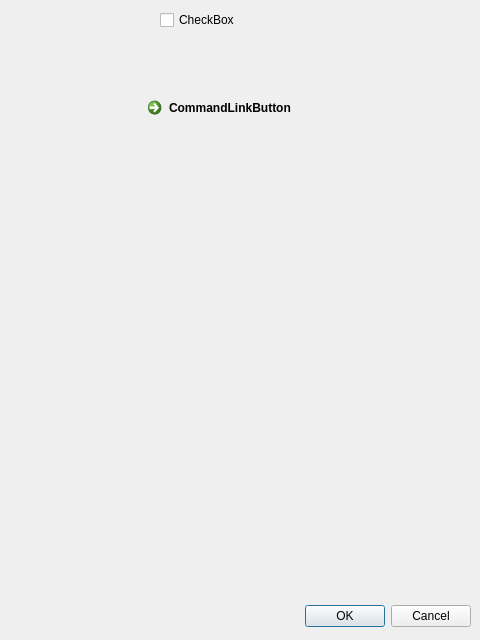
<?xml version="1.0" encoding="UTF-8"?>
<ui version="4.0">
 <class>Dialog</class>
 <widget class="QDialog" name="Dialog">
  <property name="geometry">
   <rect>
    <x>0</x>
    <y>0</y>
    <width>480</width>
    <height>640</height>
   </rect>
  </property>
  <property name="windowTitle">
   <string>Dialog</string>
  </property>
  <widget class="QDialogButtonBox" name="buttonBox">
   <property name="geometry">
    <rect>
     <x>10</x>
     <y>600</y>
     <width>461</width>
     <height>32</height>
    </rect>
   </property>
   <property name="orientation">
    <enum>Qt::Horizontal</enum>
   </property>
   <property name="standardButtons">
    <set>QDialogButtonBox::Cancel|QDialogButtonBox::Ok</set>
   </property>
  </widget>
  <widget class="QCheckBox" name="checkBox">
   <property name="geometry">
    <rect>
     <x>160</x>
     <y>10</y>
     <width>87</width>
     <height>20</height>
    </rect>
   </property>
   <property name="text">
    <string>CheckBox</string>
   </property>
   <property name="tristate">
    <bool>false</bool>
   </property>
  </widget>
  <widget class="QCommandLinkButton" name="commandLinkButton">
   <property name="geometry">
    <rect>
     <x>140</x>
     <y>90</y>
     <width>193</width>
     <height>41</height>
    </rect>
   </property>
   <property name="text">
    <string>CommandLinkButton</string>
   </property>
  </widget>
 </widget>
 <resources/>
 <connections>
  <connection>
   <sender>buttonBox</sender>
   <signal>accepted()</signal>
   <receiver>Dialog</receiver>
   <slot>accept()</slot>
   <hints>
    <hint type="sourcelabel">
     <x>248</x>
     <y>254</y>
    </hint>
    <hint type="destinationlabel">
     <x>157</x>
     <y>274</y>
    </hint>
   </hints>
  </connection>
  <connection>
   <sender>buttonBox</sender>
   <signal>rejected()</signal>
   <receiver>Dialog</receiver>
   <slot>reject()</slot>
   <hints>
    <hint type="sourcelabel">
     <x>316</x>
     <y>260</y>
    </hint>
    <hint type="destinationlabel">
     <x>286</x>
     <y>274</y>
    </hint>
   </hints>
  </connection>
 </connections>
</ui>
